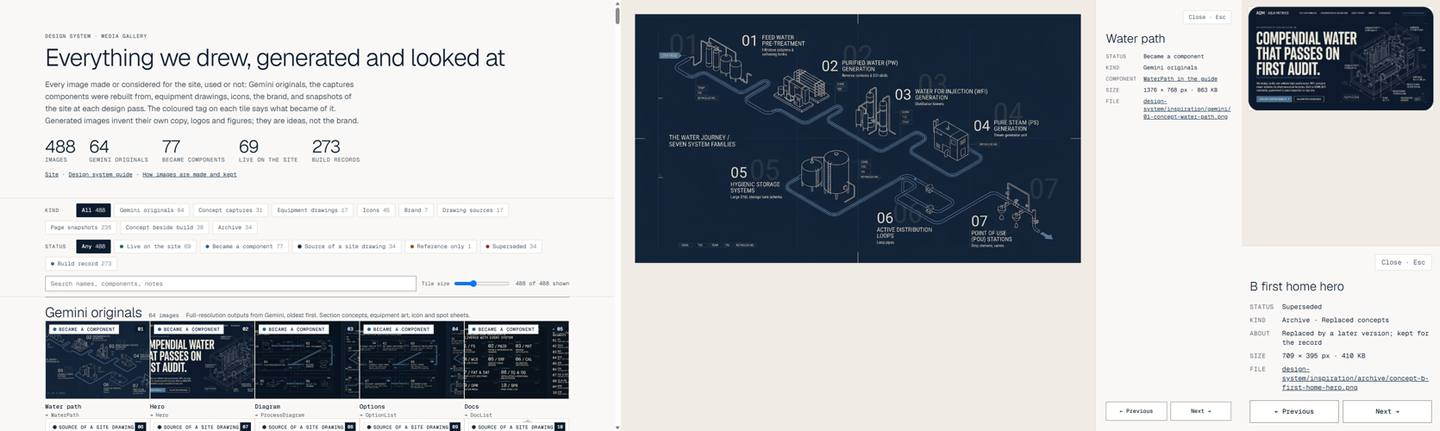
#> input picture design-system/inspiration/chats/brand-return-research/shots9--g-all.jpg, 1440 x 431 px
$ python -i gallery.py   (imports and definitions only)
#> lines starting #> are read from the running program, lines starting #| are printed output that depends on the picture
"""Build the media gallery (inspiration.html) manifest: every image made or looked at for the site, used or not.

  python tools/gallery.py                     Rescan the repo, make missing thumbnails, write design-system/inspiration/gallery.json
  python tools/gallery.py --import <research> Also copy build records from a research folder (page snapshots per pass,
                                              concept-vs-build comparisons) into design-system/inspiration/record/ as JPEG

Needs Pillow (thumbnails). Sources it scans:
  design-system/inspiration/gemini/*.png        Gemini originals, oldest first
  design-system/inspiration/concept-*.*         captures each component was rebuilt from
  design-system/inspiration/art/*.png           black-on-white sources of the equipment drawings
  design-system/inspiration/archive/*           superseded versions (kept, never shown on the site)
  design-system/inspiration/record/<set>/*.jpg  build records: what the site looked like at each pass
  design-system/inspiration/chats/<source>/*.jpg images from other Claude chats, agents' scratchpads and earlier passes;
                                              chats/index.json gives each one's source chat, time taken and page URL
  assets/illustrations, assets/icons (SVG), brand/   what the site uses
Status of each item is worked out from the inspiration README tables and from whether the live pages use it.
"""
import glob, json, os, re, shutil, sys, time

ROOT = os.path.dirname(os.path.dirname(os.path.abspath(__file__)))
INS = os.path.join(ROOT, 'design-system', 'inspiration')
THUMBS = os.path.join(INS, 'thumbs')
TW = 480  # thumbnail width

# Gemini originals that have no row of their own in the README: what each became
GEMINI_USE = {
    '01': 'WaterPath', '02': 'Hero', '03': 'ProcessDiagram', '04': 'OptionList', '05': 'DocList', '15': 'FAQ',
    '16': 'ProcessSteps', '17': 'RelatedLinks', '18': 'Closing', '19': 'CaseStudy', '21': 'EnquiryForm',
    '23': 'StandardsGrid', '26': 'Readout', '27': 'Prose', '32': 'Band', '33': 'LinkGrid', '34': 'CompareTable',
    '35': 'Hero', '36': 'Footer', '37': 'Hero', '38': 'NavBar', '39': 'KeyFacts', '40': 'Page', '41': 'Page',
    '42': 'Router', '43': 'FaultList', '44': 'Versus', '45': 'EvidenceMap', '46': 'GradeLanes', '47': 'PlanTiers',
    '48': 'RoleMatrix', '49': 'Closing', '50': 'LimitGauges', '51': 'DocList', '52': 'OptionModules',
    '53': 'ProcessSteps', '54': 'Explainer', '55': 'ParameterCallouts', '56': 'VisitRoute', '57': 'Icon',
    '59': 'StandardsMap', '60': 'CaseStudy', '61': 'VisitRoute', '62': 'ContactRoutes', '63': 'NotesRegister',
    '64': 'Spot',
    # pass 9 (2026-11-01): one concept per section, each became a section look
    '68': 'SystemRun', '70': 'IndustryFeed', '71': 'ProjectRun', '72': 'ExplodedService', '73': 'ManifoldRouter',
    '74': 'StrataRun', '75': 'BudgetBento', '76': 'BatteryLimit', '77': 'StandardWires', '78': 'LimitStack',
    '79': 'WindingRoute', '80': 'ParamTiles', '81': 'DocHotspots', '82': 'OptionTags', '83': 'StairRouter',
    '84': 'HoldTimeline', '85': 'PidRoutes', '87': 'MacroLeaders', '88': 'GradeEditorial', '89': 'MarketCallouts',
    '90': 'LimitBento', '91': 'StandardsOrbit', '93': 'ProofFolders', '94': 'CutawayRail',
    # pass 9b (2026-11-01): the remaining sections, same loop
    '95': 'RuleFigures', '96': 'LoopCircuit', '98': 'MethodBento', '99': 'TankTiles', '100': 'SheetStack', '101': 'LoopDock', '102': 'MembraneFace', '105': 'SectionTrain', '106': 'MembraneAtlas', '107': 'DecisionValve', '108': 'DocPipe', '109': 'OptionTaps', '111': 'LayerStack', '113': 'HmiTrend', '114': 'SignalDial', '115': 'ClauseCrosswalk', '116': 'OptionChecker', '117': 'RedlineSheet', '118': 'FidelityLadder', '119': 'IssuedSet', '120': 'TraceLines', '121': 'JointSpine', '122': 'JointMacro', '123': 'SpoolDossier', '124': 'JointSteps', '125': 'VersusSpread', '126': 'WetRunHmi', '127': 'TestSheet', '129': 'WitnessPlan', '131': 'StageTiles', '132': 'SignatureBlocks', '134': 'WalkdownPins', '135': 'PqCalendar', '136': 'CutBand', '137': 'PlanChecker', '138': 'CostSkid', '139': 'SignalDial', '140': 'VisitPlan', '141': 'SpareSheet', '142': 'FaultKnot', '143': 'ApprovalMerge', '144': 'RetrofitPlant', '145': 'StrikeGaps', '146': 'ReviewReticles', '148': 'GateLine', '149': 'CheckerRouter', '150': 'GradeLadder', '151': 'BinderSpines', '152': 'DecisionPlant', '153': 'GradeSwitch', '154': 'DerivationSheet', '156': 'WasherTrace', '157': 'StandardTiles', '158': 'AuditManifold', '159': 'SuiteLoop', '161': 'AuditSkid', '162': 'DuplexTrains', '163': 'TieInRun', '164': 'SkidTags', '165': 'IndexSheet', '166': 'StageStacks', '167': 'RevisionSheet', '168': 'PdfAnatomy', '170': 'RecordSheet', '172': 'NcrTiles', '173': 'MarkingMatch', '174': 'CertReadout', '175': 'TermsSheet', '176': 'CheckLedger', '177': 'RecordAnatomy', '178': 'Colophon', '179': 'SourceSkid', '180': 'SiteTiles', '181': 'RoleLoop', '182': 'TimeCard', '183': 'HirePath', '184': 'RevisionRegister', '185': 'RequestMenu', '186': 'RiserValves'}
GEMINI_REFERENCE = {'58'}
RETIRED = {'57': 'the cut icons were later replaced by the Lucide-style SVG set; see Archive', '64': 'the cut spots were retired when the site returned to the brand book; see Archive'}  # looked at as a target, not rebuilt as one thing
# Equipment drawings redrawn on 2026-10-31 to match the offer (polypropylene PW package: no stainless piping, no sterile
# products). page id -> (number of the old Gemini original, old source renamed in art/, what the old drawing showed).
# The old ones show as superseded, the new ones as the PP replacements.
ART_REPLACED = {
    'svc-fabrication': ('14', 'svc-fabrication-stainless', 'orbital weld head on a sanitary stainless tube with tri-clamps'),
    'sys-storage': ('08', 'sys-storage-stainless', 'stainless storage tank'),
    'ind-pharma': ('22', 'ind-pharma-sterile', 'sterile vial filling machine')}
ART_RETIRED_NOTE = 'Retired 2026-10-31: the %s, replaced by the polypropylene package drawing for the %s page'
ART_PP_NOTE = 'PP replacement (2026-10-31) for the %s. '

RECORD_SETS = [  # (folder in record/, label, order)
    ('pass7', 'Pass 7: the site today'),
    ('pass6-audit', 'Pass 6: after the audit'),
    ('pass6', 'Pass 6: mid-pass'),
    ('pass5', 'Before pass 6'),
    ('fidelity', 'Concept beside build (pass 6)'),
]


def rel(p):
    return os.path.relpath(p, ROOT).replace('\\', '/')


# [12 lines left out: functions title_of, readme_rows, not called in this run]


def thumb(src, mask=False, ratio=3):
    """JPEG thumbnail; masks (transparent line art) are painted navy on limestone so they read.
    Taller images keep only their top, at most `ratio` times as high as wide."""
#> called with mask = False, ratio = 3
    from PIL import Image
    os.makedirs(THUMBS, exist_ok=True)
    out = os.path.join(THUMBS, rel(src).replace('/', '__').rsplit('.', 1)[0] + '.jpg')
    if os.path.exists(out) and os.path.getmtime(out) >= os.path.getmtime(src):
        return rel(out), None
    im = Image.open(src)
#> im is the input picture: PIL image 1440x431 RGB; mean R, G, B 183.7, 186.2, 189.2
    size = im.size
#> size = (1440, 431)
    if mask or im.mode in ('RGBA', 'LA', 'P'):
        im = im.convert('RGBA')
        ground = Image.new('RGB', im.size, (235, 223, 214) if mask else (250, 248, 246))
        if mask:
            ink = Image.new('RGB', im.size, (15, 42, 71))
            ground.paste(ink, (0, 0), im.split()[3])
        else:
            ground.paste(im, (0, 0), im.split()[3])
        im = ground
    im = im.convert('RGB')
    w = min(TW, im.width)
#> w = 480
    h = max(1, round(im.height * w / im.width))
#> h = 144
    if h > w * ratio:  # very tall page shots: keep the top
        im = im.crop((0, 0, im.width, round(im.width * ratio)))
        h = round(w * ratio)
    im.resize((w, h), Image.LANCZOS).save(out, 'JPEG', quality=78, optimize=True, progressive=True)
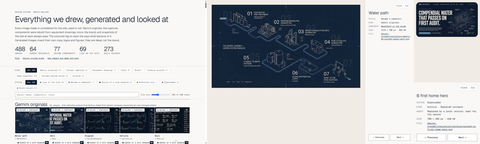
#> saved as design-system__inspiration__chats__brand-return-research__shots9--g-all.jpg: PIL image 480x144 RGB; mean R, G, B 183.7, 186.1, 189.1
    return rel(out), size


# [45 lines left out: functions dims, import_records, not called in this run]


PAGE_NAMES = {'index.html': 'site', '': 'site', 'design-system.html': 'design system guide', 'inspiration.html': 'media gallery',
              'versions.html': 'page history', 'versions': 'page history'}
TOOL_HOSTS = {'gemini.google.com': 'Gemini', 'notebook.google.com': 'Notebook', 'claude.ai': 'Claude artifact'}


# [138 lines left out: functions chat_title, chats, build, not called in this run]


# [4 lines not run here, left out]

>>> result = thumb('../design-system/inspiration/chats/brand-return-research/shots9--g-all.jpg')

$ run again, on design-system/inspiration/chats/fidelity-pass-scratch/gauges-agent--pt375a.jpg
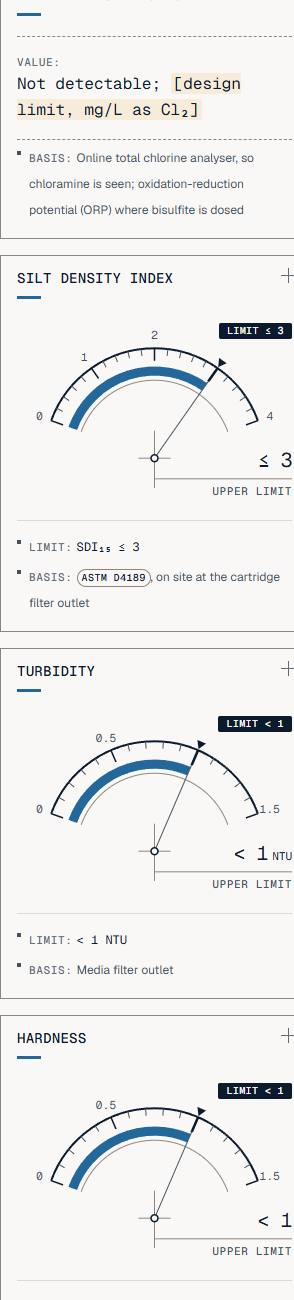
#> input picture design-system/inspiration/chats/fidelity-pass-scratch/gauges-agent--pt375a.jpg, 294 x 1300 px
#> in thumb, im is the input picture: PIL image 294x1300 RGB; mean R, G, B 238.1, 238.1, 237.1
#> in thumb, `im = im.crop((0, 0, im.width, round(im.width * ratio)))`:
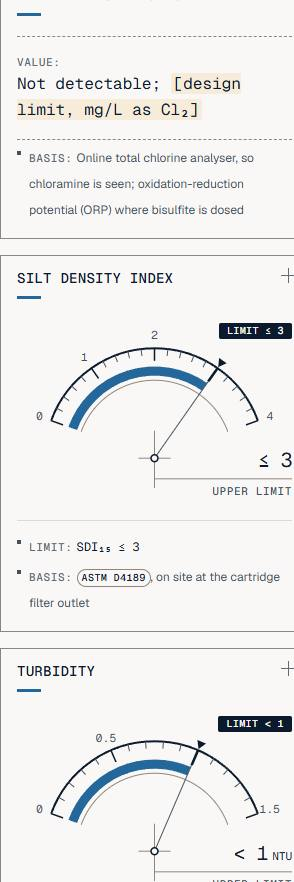
#> im: PIL image 294x882 RGB; mean R, G, B 237.5, 237.5, 236.5

$ run again, on design-system/inspiration/chats/fourth-pass-research/shots4--cmp--compliance-375-sheet.jpg
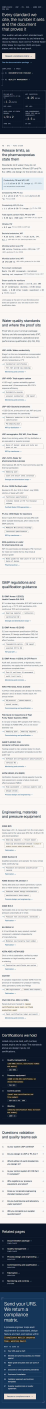
#> input picture design-system/inspiration/chats/fourth-pass-research/shots4--cmp--compliance-375-sheet.jpg, 320 x 9858 px (shown at 1/7 size)
#> in thumb, im is the input picture: PIL image 320x9858 RGB; mean R, G, B 176.4, 179.6, 184.4
#> in thumb, `im = im.crop((0, 0, im.width, round(im.width * ratio)))`:
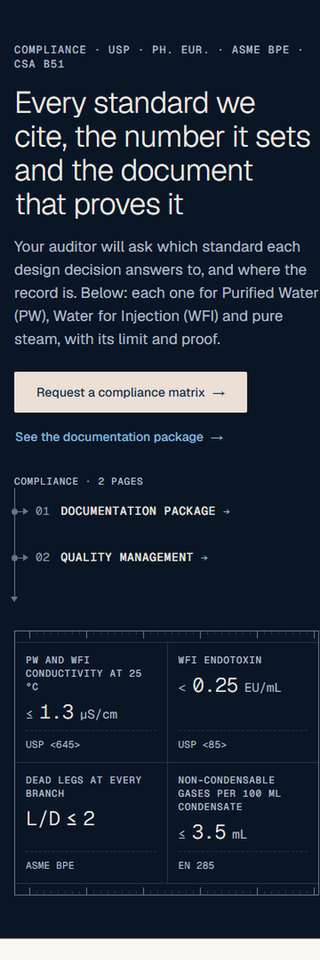
#> im: PIL image 320x960 RGB; mean R, G, B 33.6, 43.2, 58.9
